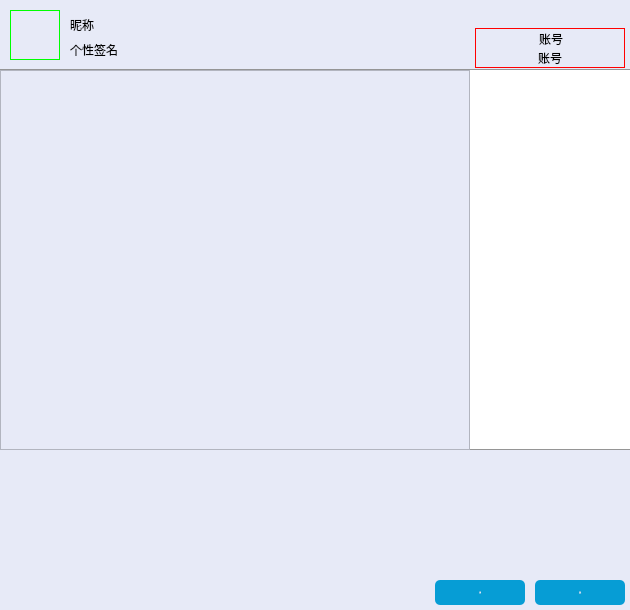
<?xml version="1.0" encoding="UTF-8"?>
<ui version="4.0">
 <class>FriendChat</class>
 <widget class="QWidget" name="FriendChat">
  <property name="geometry">
   <rect>
    <x>0</x>
    <y>0</y>
    <width>630</width>
    <height>610</height>
   </rect>
  </property>
  <property name="minimumSize">
   <size>
    <width>630</width>
    <height>610</height>
   </size>
  </property>
  <property name="maximumSize">
   <size>
    <width>630</width>
    <height>610</height>
   </size>
  </property>
  <property name="windowTitle">
   <string>Form</string>
  </property>
  <property name="styleSheet">
   <string notr="true">/*全局样式表*/
QPushButton{
	border:none;
}

/*局部样式表Top*/
QWidget#Top{
	background-color: rgb(231, 234, 247);
	border-bottom:1px solid rgb(149, 149, 149);
}

QLabel#FriendHead{
	border:1px solid rgb(0, 255, 0);;
}

QPushButton#close_Btntop:hover{
	background-color: rgb(255, 0, 0);
}

QPushButton#reduce_Btn:hover{
	background-color: rgb(217, 217, 217);
}

QGroupBox#groupBox{
	border: 1px solid red;
}

/*局部样式表Center*/
QListWidget#listWidget{
	background-color: rgb(231, 234, 247);
}

QLabel#Image{
	border-bottom:1px solid rgb(149, 149, 149);
	background-color: rgb(255, 255, 255);
}

/*局部样式表Bottom*/
QWidget#Bottom{
	background-color: rgb(231, 234, 247);
}

QPushButton#file_Btn:hover{
	 border:1px solid rgb(203, 203, 203);
}

QPushButton#img_Btn:hover{
	 border:1px solid rgb(203, 203, 203);
}

QTextEdit#text_Edit{
	background-color: rgb(231, 234, 247);
	border:noe;
}

QPushButton#close_Btnbottom{
	background-color: rgb(6, 157, 213);
	color: rgb(255, 255, 255);
	border-radius:5px;
	font:normal 18px &quot;楷体&quot;;
}

QPushButton#close_Btnbottom:hover{
	background-color: rgb(75,202,255);
}

QPushButton#sending_Btn{
	background-color: rgb(6, 157, 213);
	color: rgb(255, 255, 255);
	border-radius:5px;
	font:normal 18px &quot;楷体&quot;;
}

QPushButton#sending_Btn:hover{
	background-color: rgb(75,202,255);
}

QTextBrowser#text_Browser{
	border:none;
 	background:#E7EAF7;
}

QLabel#Emotion_lab:hover{
    border:1px solid rgb(97, 160, 255);
}

</string>
  </property>
  <widget class="QWidget" name="Top" native="true">
   <property name="geometry">
    <rect>
     <x>0</x>
     <y>0</y>
     <width>630</width>
     <height>70</height>
    </rect>
   </property>
   <property name="minimumSize">
    <size>
     <width>630</width>
     <height>70</height>
    </size>
   </property>
   <property name="maximumSize">
    <size>
     <width>630</width>
     <height>70</height>
    </size>
   </property>
   <widget class="QLabel" name="FriendHead">
    <property name="geometry">
     <rect>
      <x>10</x>
      <y>10</y>
      <width>50</width>
      <height>50</height>
     </rect>
    </property>
    <property name="text">
     <string/>
    </property>
    <property name="pixmap">
     <pixmap resource="../../image/Image.qrc">:/new/Chat/icons/Chat/logo_Show.png</pixmap>
    </property>
    <property name="scaledContents">
     <bool>true</bool>
    </property>
   </widget>
   <widget class="QLabel" name="FriendName">
    <property name="geometry">
     <rect>
      <x>70</x>
      <y>15</y>
      <width>150</width>
      <height>20</height>
     </rect>
    </property>
    <property name="minimumSize">
     <size>
      <width>150</width>
      <height>20</height>
     </size>
    </property>
    <property name="maximumSize">
     <size>
      <width>150</width>
      <height>20</height>
     </size>
    </property>
    <property name="text">
     <string>昵称</string>
    </property>
   </widget>
   <widget class="QLabel" name="FriendSign">
    <property name="geometry">
     <rect>
      <x>70</x>
      <y>40</y>
      <width>300</width>
      <height>20</height>
     </rect>
    </property>
    <property name="minimumSize">
     <size>
      <width>300</width>
      <height>20</height>
     </size>
    </property>
    <property name="maximumSize">
     <size>
      <width>300</width>
      <height>20</height>
     </size>
    </property>
    <property name="text">
     <string>个性签名</string>
    </property>
   </widget>
   <widget class="QPushButton" name="close_Btntop">
    <property name="geometry">
     <rect>
      <x>610</x>
      <y>0</y>
      <width>20</width>
      <height>20</height>
     </rect>
    </property>
    <property name="minimumSize">
     <size>
      <width>20</width>
      <height>20</height>
     </size>
    </property>
    <property name="maximumSize">
     <size>
      <width>20</width>
      <height>20</height>
     </size>
    </property>
    <property name="text">
     <string/>
    </property>
    <property name="icon">
     <iconset resource="../../image/Image.qrc">
      <normaloff>:/new/icons/icons/becurrent/close.png</normaloff>:/new/icons/icons/becurrent/close.png</iconset>
    </property>
   </widget>
   <widget class="QPushButton" name="reduce_Btn">
    <property name="geometry">
     <rect>
      <x>588</x>
      <y>0</y>
      <width>20</width>
      <height>20</height>
     </rect>
    </property>
    <property name="minimumSize">
     <size>
      <width>20</width>
      <height>20</height>
     </size>
    </property>
    <property name="maximumSize">
     <size>
      <width>20</width>
      <height>20</height>
     </size>
    </property>
    <property name="text">
     <string/>
    </property>
    <property name="icon">
     <iconset resource="../../image/Image.qrc">
      <normaloff>:/new/icons/icons/becurrent/minus.png</normaloff>:/new/icons/icons/becurrent/minus.png</iconset>
    </property>
   </widget>
   <widget class="QGroupBox" name="groupBox">
    <property name="geometry">
     <rect>
      <x>475</x>
      <y>28</y>
      <width>150</width>
      <height>40</height>
     </rect>
    </property>
    <property name="minimumSize">
     <size>
      <width>150</width>
      <height>40</height>
     </size>
    </property>
    <property name="maximumSize">
     <size>
      <width>150</width>
      <height>40</height>
     </size>
    </property>
    <property name="title">
     <string>账号</string>
    </property>
    <property name="alignment">
     <set>Qt::AlignCenter</set>
    </property>
    <widget class="QLabel" name="FriendNumber">
     <property name="geometry">
      <rect>
       <x>0</x>
       <y>20</y>
       <width>150</width>
       <height>20</height>
      </rect>
     </property>
     <property name="minimumSize">
      <size>
       <width>150</width>
       <height>20</height>
      </size>
     </property>
     <property name="maximumSize">
      <size>
       <width>150</width>
       <height>20</height>
      </size>
     </property>
     <property name="text">
      <string>账号</string>
     </property>
     <property name="alignment">
      <set>Qt::AlignCenter</set>
     </property>
    </widget>
   </widget>
  </widget>
  <widget class="QWidget" name="Centre" native="true">
   <property name="geometry">
    <rect>
     <x>0</x>
     <y>70</y>
     <width>630</width>
     <height>380</height>
    </rect>
   </property>
   <property name="minimumSize">
    <size>
     <width>630</width>
     <height>380</height>
    </size>
   </property>
   <property name="maximumSize">
    <size>
     <width>630</width>
     <height>380</height>
    </size>
   </property>
   <widget class="QLabel" name="Image">
    <property name="geometry">
     <rect>
      <x>470</x>
      <y>0</y>
      <width>160</width>
      <height>380</height>
     </rect>
    </property>
    <property name="minimumSize">
     <size>
      <width>160</width>
      <height>380</height>
     </size>
    </property>
    <property name="maximumSize">
     <size>
      <width>160</width>
      <height>380</height>
     </size>
    </property>
    <property name="text">
     <string/>
    </property>
    <property name="pixmap">
     <pixmap resource="../../image/Image.qrc">:/new/Chat/icons/Chat/logo_Show2.png</pixmap>
    </property>
    <property name="scaledContents">
     <bool>true</bool>
    </property>
   </widget>
   <widget class="QListWidget" name="listWidget">
    <property name="geometry">
     <rect>
      <x>0</x>
      <y>0</y>
      <width>470</width>
      <height>380</height>
     </rect>
    </property>
    <property name="minimumSize">
     <size>
      <width>470</width>
      <height>380</height>
     </size>
    </property>
    <property name="maximumSize">
     <size>
      <width>470</width>
      <height>380</height>
     </size>
    </property>
   </widget>
  </widget>
  <widget class="QWidget" name="Bottom" native="true">
   <property name="geometry">
    <rect>
     <x>0</x>
     <y>450</y>
     <width>630</width>
     <height>160</height>
    </rect>
   </property>
   <property name="minimumSize">
    <size>
     <width>630</width>
     <height>160</height>
    </size>
   </property>
   <property name="maximumSize">
    <size>
     <width>630</width>
     <height>160</height>
    </size>
   </property>
   <widget class="QPushButton" name="file_Btn">
    <property name="geometry">
     <rect>
      <x>25</x>
      <y>0</y>
      <width>20</width>
      <height>20</height>
     </rect>
    </property>
    <property name="minimumSize">
     <size>
      <width>20</width>
      <height>20</height>
     </size>
    </property>
    <property name="maximumSize">
     <size>
      <width>20</width>
      <height>20</height>
     </size>
    </property>
    <property name="text">
     <string/>
    </property>
    <property name="icon">
     <iconset resource="../../image/Image.qrc">
      <normaloff>:/new/icons/icons/becurrent/file.png</normaloff>:/new/icons/icons/becurrent/file.png</iconset>
    </property>
   </widget>
   <widget class="QPushButton" name="close_Btnbottom">
    <property name="geometry">
     <rect>
      <x>435</x>
      <y>130</y>
      <width>90</width>
      <height>25</height>
     </rect>
    </property>
    <property name="minimumSize">
     <size>
      <width>90</width>
      <height>25</height>
     </size>
    </property>
    <property name="maximumSize">
     <size>
      <width>90</width>
      <height>25</height>
     </size>
    </property>
    <property name="font">
     <font>
      <family>楷体</family>
      <pointsize>-1</pointsize>
      <italic>false</italic>
      <bold>false</bold>
     </font>
    </property>
    <property name="text">
     <string>关闭</string>
    </property>
   </widget>
   <widget class="QPushButton" name="sending_Btn">
    <property name="geometry">
     <rect>
      <x>535</x>
      <y>130</y>
      <width>90</width>
      <height>25</height>
     </rect>
    </property>
    <property name="minimumSize">
     <size>
      <width>90</width>
      <height>25</height>
     </size>
    </property>
    <property name="maximumSize">
     <size>
      <width>90</width>
      <height>25</height>
     </size>
    </property>
    <property name="font">
     <font>
      <family>楷体</family>
      <pointsize>-1</pointsize>
      <italic>false</italic>
      <bold>false</bold>
     </font>
    </property>
    <property name="text">
     <string>发送</string>
    </property>
   </widget>
   <widget class="QTextEdit" name="text_Edit">
    <property name="geometry">
     <rect>
      <x>0</x>
      <y>20</y>
      <width>630</width>
      <height>100</height>
     </rect>
    </property>
    <property name="minimumSize">
     <size>
      <width>630</width>
      <height>100</height>
     </size>
    </property>
    <property name="maximumSize">
     <size>
      <width>630</width>
      <height>100</height>
     </size>
    </property>
    <property name="font">
     <font>
      <pointsize>14</pointsize>
     </font>
    </property>
    <property name="verticalScrollBarPolicy">
     <enum>Qt::ScrollBarAlwaysOff</enum>
    </property>
    <property name="horizontalScrollBarPolicy">
     <enum>Qt::ScrollBarAlwaysOff</enum>
    </property>
    <property name="html">
     <string>&lt;!DOCTYPE HTML PUBLIC &quot;-//W3C//DTD HTML 4.0//EN&quot; &quot;http://www.w3.org/TR/REC-html40/strict.dtd&quot;&gt;
&lt;html&gt;&lt;head&gt;&lt;meta name=&quot;qrichtext&quot; content=&quot;1&quot; /&gt;&lt;meta charset=&quot;utf-8&quot; /&gt;&lt;style type=&quot;text/css&quot;&gt;
p, li { white-space: pre-wrap; }
hr { height: 1px; border-width: 0; }
li.unchecked::marker { content: &quot;\2610&quot;; }
li.checked::marker { content: &quot;\2612&quot;; }
&lt;/style&gt;&lt;/head&gt;&lt;body style=&quot; font-family:'Microsoft YaHei UI'; font-size:14pt; font-weight:400; font-style:normal;&quot;&gt;
&lt;p style=&quot;-qt-paragraph-type:empty; margin-top:0px; margin-bottom:0px; margin-left:0px; margin-right:0px; -qt-block-indent:0; text-indent:0px; font-size:9pt;&quot;&gt;&lt;br /&gt;&lt;/p&gt;&lt;/body&gt;&lt;/html&gt;</string>
    </property>
   </widget>
   <widget class="QLabel" name="Emotion_lab">
    <property name="geometry">
     <rect>
      <x>5</x>
      <y>0</y>
      <width>20</width>
      <height>20</height>
     </rect>
    </property>
    <property name="minimumSize">
     <size>
      <width>20</width>
      <height>20</height>
     </size>
    </property>
    <property name="maximumSize">
     <size>
      <width>20</width>
      <height>20</height>
     </size>
    </property>
    <property name="styleSheet">
     <string notr="true"/>
    </property>
    <property name="text">
     <string/>
    </property>
    <property name="pixmap">
     <pixmap resource="../../image/Image.qrc">:/new/icons/icons/becurrent/emotion.png</pixmap>
    </property>
    <property name="scaledContents">
     <bool>true</bool>
    </property>
   </widget>
   <widget class="QPushButton" name="img_Btn">
    <property name="geometry">
     <rect>
      <x>50</x>
      <y>0</y>
      <width>20</width>
      <height>20</height>
     </rect>
    </property>
    <property name="minimumSize">
     <size>
      <width>20</width>
      <height>20</height>
     </size>
    </property>
    <property name="maximumSize">
     <size>
      <width>20</width>
      <height>20</height>
     </size>
    </property>
    <property name="text">
     <string/>
    </property>
    <property name="icon">
     <iconset resource="../../image/Image.qrc">
      <normaloff>:/new/icons/icons/becurrent/Img.png</normaloff>:/new/icons/icons/becurrent/Img.png</iconset>
    </property>
   </widget>
  </widget>
 </widget>
 <resources>
  <include location="../../image/Image.qrc"/>
 </resources>
 <connections/>
</ui>
